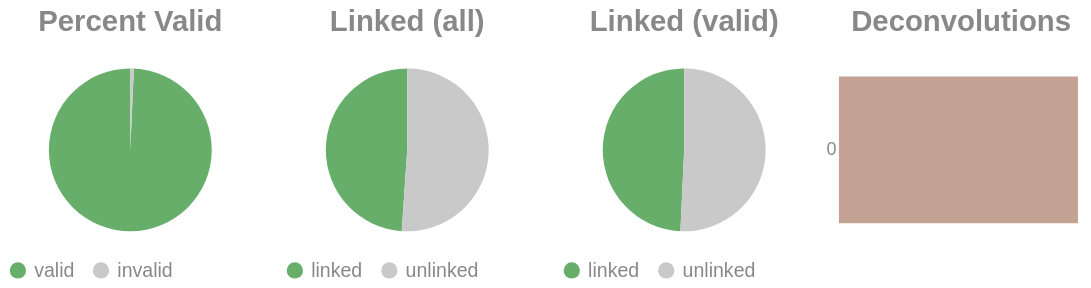

The code cell stored with this chart in its notebook:
### Code cell
if SKIPLR:
    pass
else:
    clash = Counter()
    for i in valids['molecule'].to_list():
        _mol = i.split("-")
        if len(_mol) == 1:
            clash.update('0')
        else:
            clash.update(_mol[-1])

    _d = {"deconvolutions": [], 'count': []}
    for k,v in clash.items():
        _d['deconvolutions'].append(k)
        _d['count'].append(v)

    tot_valid = valids['reads'].sum()
    mask = valids['reads'] >= 2
    n_linked_reads = valids.filter(mask)['reads'].sum()
    if n_linked_reads == 0:
        print_html("No linked molecules (>=2 reads) were detected; skipping linked-only distributions.")
        SKIPLR = True
    else:
        perc_valid = round(tot_valid / n_reads, 4)
        linked_perc_abs = round(n_linked_reads / n_reads, 4)
        linked_perc = round(n_linked_reads / tot_valid, 4)

    _valid = pl.DataFrame({"valids": ['valid', 'invalid'], "count": [tot_valid, n_reads - tot_valid]})
    _linked_abs = pl.DataFrame({"linked (absolute)": ['linked', 'unlinked'], "count": [n_linked_reads, n_reads - n_linked_reads]})
    _linked_rel = pl.DataFrame({"linked (valids)": ['linked', 'unlinked'], "count": [n_linked_reads, tot_valid - n_linked_reads]})

    (
        alt.hconcat(
            piechart(_valid, goodval = 'valid', title = "Percent Valid"),
            piechart(_linked_abs, goodval = "linked", title =  "Linked (all)"),
            piechart(_linked_rel, goodval = "linked", title =  "Linked (valid)"),
            convolutionbar(pl.DataFrame(_d), title = "Deconvolutions"),
            center = True,
            bounds = 'flush'
        )
        .resolve_scale(color='independent')
        .resolve_legend('independent')
        .properties(usermeta={'embedOptions': {"actions": False}})
    ).display()

### Figure 1 — Vega-Lite specification as saved in the notebook (floating-point values rounded to 4 significant figures)
{"width": "container", "height": 400, "config": {"title": {"anchor": "start", "dy": -15, "fontSize": 18, "color": "#888888", "subtitleColor": "#888888", "subtitleFontSize": 14}, "arc": {"fill": "#0072B2"}, "axis": {"domainColor": "#888888", "domainWidth": 0.5, "gridWidth": 0.2, "grid": false, "titleFontWeight": 400, "titleFontSize": 15, "labelFontSize": 11, "labelColor": "#888888", "tickColor": "#888888", "tickWidth": 0.2, "titleColor": "#888888"}, "axisBand": {"grid": false}, "axisX": {"grid": true, "tickSize": 10, "domainCap": "round"}, "axisY": {"domain": false, "grid": true, "tickSize": 0, "domainCap": "round"}, "background": "transparent", "header": {"labelFontSize": 15, "labelColor": "#888888", "titleFontSize": 15, "titleFontWeight": 600, "titleColor": "#888888"}, "legend": {"labelFont": "sans-serif", "labelFontSize": 12, "labelColor": "#888888", "symbolSize": 100, "symbolType": "circle", "titleFontSize": 12, "titlePadding": 10, "titleColor": "#888888", "title": null}, "range": {"category": ["#E69F00", "#56B4E9", "#009E73", "#F0E442", "#0072B2", "#D55E00", "#CC79A7", "#000000"], "diverging": ["#cfe8f3", "#a2d4ec", "#73bfe2", "#46abdb", "#1696d2", "#12719e"]}, "area": {"fill": "#0072B2", "fillOpacity": 0.7, "line": true, "strokeOpacity": 0.7}, "line": {"color": "#0072B2", "stroke": "#0072B2", "strokeWidth": 2}, "trail": {"color": "#0072B2", "stroke": "#0072B2", "strokeWidth": 0, "size": 1}, "point": {"filled": true, "fillOpacity": 1.0, "size": 95}, "text": {"color": "#888888", "fontSize": 11, "align": "right", "fontWeight": 400, "size": 11}, "bar": {"fill": "#0072B2", "stroke": null}, "view": {"stroke": null, "continuousWidth": 660, "continuousHeight": 400}}, "hconcat": [{"data": {"name": "data-2d52067aa5f9d6f75b0e14bff5dbc548"}, "mark": {"type": "arc"}, "encoding": {"color": {"field": "valids", "legend": {"orient": "bottom", "title": null}, "scale": {"domain": ["valid", "invalid"], "range": ["#68ae6b", "#C9C9C9"]}, "title": "Valids", "type": "nominal"}, "theta": {"field": "count", "type": "quantitative"}, "tooltip": [{"field": "valids", "title": "Valids", "type": "ordinal"}, {"field": "percent", "format": ".2%", "title": "Percent", "type": "quantitative"}, {"field": "count", "title": "Count", "type": "quantitative"}]}, "height": 100, "title": {"text": "Percent Valid", "align": "center", "anchor": "middle"}, "transform": [{"calculate": "datum.count / 9991223", "as": "percent"}], "width": 150}, {"data": {"name": "data-ef4274d0ee60785207ba9ec816c775ab"}, "mark": {"type": "arc"}, "encoding": {"color": {"field": "linked (absolute)", "legend": {"orient": "bottom", "title": null}, "scale": {"domain": ["linked", "unlinked"], "range": ["#68ae6b", "#C9C9C9"]}, "title": "Linked (Absolute)", "type": "nominal"}, "theta": {"field": "count", "type": "quantitative"}, "tooltip": [{"field": "linked (absolute)", "title": "Linked (Absolute)", "type": "ordinal"}, {"field": "percent", "format": ".2%", "title": "Percent", "type": "quantitative"}, {"field": "count", "title": "Count", "type": "quantitative"}]}, "height": 100, "title": {"text": "Linked (all)", "align": "center", "anchor": "middle"}, "transform": [{"calculate": "datum.count / 9991223", "as": "percent"}], "width": 150}, {"data": {"name": "data-591d3f4a96b160469437f4fc191fcfdb"}, "mark": {"type": "arc"}, "encoding": {"color": {"field": "linked (valids)", "legend": {"orient": "bottom", "title": null}, "scale": {"domain": ["linked", "unlinked"], "range": ["#68ae6b", "#C9C9C9"]}, "title": "Linked (Valids)", "type": "nominal"}, "theta": {"field": "count", "type": "quantitative"}, "tooltip": [{"field": "linked (valids)", "title": "Linked (Valids)", "type": "ordinal"}, {"field": "percent", "format": ".2%", "title": "Percent", "type": "quantitative"}, {"field": "count", "title": "Count", "type": "quantitative"}]}, "height": 100, "title": {"text": "Linked (valid)", "align": "center", "anchor": "middle"}, "transform": [{"calculate": "datum.count / 9921928", "as": "percent"}], "width": 150}, {"data": {"name": "data-091fa1d275822a1cea71d41c0d61f549"}, "mark": {"type": "bar"}, "encoding": {"color": {"field": "deconvolutions", "legend": null, "scale": {"scheme": "lightgreyred"}, "type": "nominal"}, "tooltip": [{"field": "deconvolutions", "title": "Deconvolutions", "type": "ordinal"}, {"field": "percent", "format": ".2%", "title": "Percent", "type": "quantitative"}, {"field": "count", "title": "Count", "type": "quantitative"}], "x": {"axis": null, "field": "count", "type": "quantitative"}, "y": {"field": "deconvolutions", "sort": "ascending", "title": null, "type": "nominal"}}, "height": 100, "title": {"text": "Deconvolutions", "align": "center", "anchor": "middle"}, "transform": [{"calculate": "datum.count / 6846965", "as": "percent"}], "width": 150}], "bounds": "flush", "center": true, "resolve": {"legend": {"angle": "independent"}, "scale": {"color": "independent"}}, "usermeta": {"embedOptions": {"actions": false}}, "$schema": "https://vega.github.io/schema/vega-lite/v6.1.0.json", "datasets": {"data-2d52067aa5f9d6f75b0e14bff5dbc548": [{"valids": "valid", "count": 9921928}, {"valids": "invalid", "count": 69295}], "data-ef4274d0ee60785207ba9ec816c775ab": [{"linked (absolute)": "linked", "count": 4887711}, {"linked (absolute)": "unlinked", "count": 5103512}], "data-591d3f4a96b160469437f4fc191fcfdb": [{"linked (valids)": "linked", "count": 4887711}, {"linked (valids)": "unlinked", "count": 5034217}], "data-091fa1d275822a1cea71d41c0d61f549": [{"deconvolutions": "0", "count": 6846965}]}}
